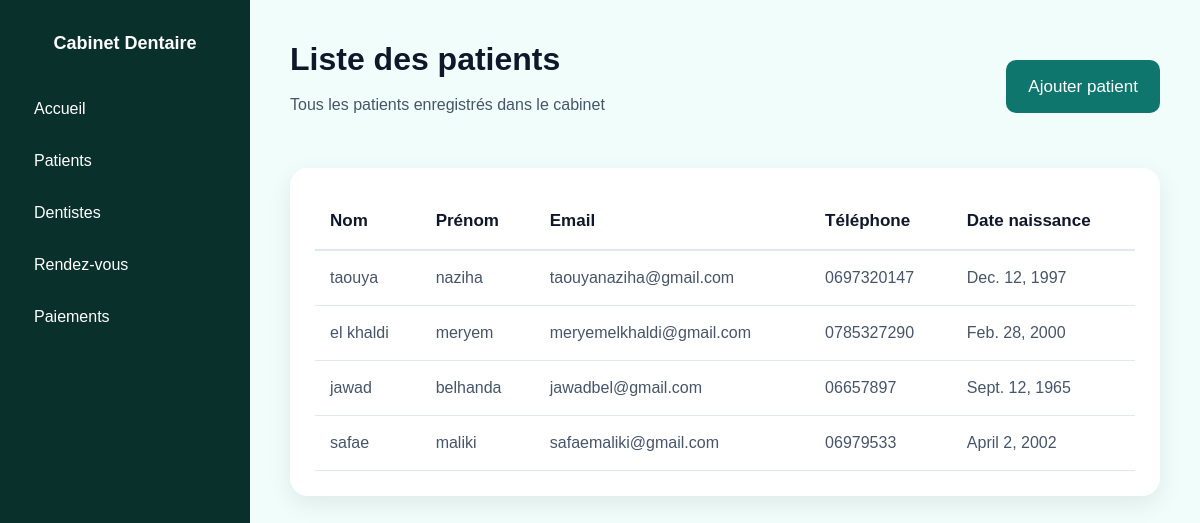
The app's page /patients/ with its own data.
### cabinet/models.py (models this page shows, shortened)
class Patient(models.Model):
    nom = models.CharField(max_length=100)
    prenom = models.CharField(max_length=100)
    telephone = models.CharField(max_length=20)
    email = models.EmailField()
    date_naissance = models.DateField()

### cabinet/views.py (the view)
# urls.py: path('patients/', views.patients_list, name='patients_list'),
def patients_list(request):
    patients = Patient.objects.all()
    return render(request, 'cabinet/patients_list.html', {'patients': patients})

### cabinet/templates/cabinet/patients_List.html
{% extends 'cabinet/base.html' %}
{% block content %}
<div class="page-header">
    <div>
        <h1 class="page-title">Liste des patients</h1>
        <p class="page-subtitle">Tous les patients enregistrés dans le cabinet</p>
    </div>
    <a href="/patients/ajouter/" class="add-btn">Ajouter patient</a>
</div>
<div class="table-card">
    <table class="patient-table">
        <thead>
            <tr>
                <th>Nom</th>
                <th>Prénom</th>
                <th>Email</th>
                <th>Téléphone</th>
                <th>Date naissance</th>
            </tr>
        </thead>
        <tbody>
            {% for p in patients %}
            <tr>
                <td>{{ p.nom }}</td>
                <td>{{ p.prenom }}</td>
                <td>{{ p.email }}</td>
                <td>{{ p.telephone }}</td>
                <td>{{ p.date_naissance }}</td>
            </tr>
            {% empty %}
            <tr>
                <td colspan="5" class="empty-message">
                    Aucun patient enregistré.
                </td>
            </tr>
            {% endfor %}
        </tbody>
    </table>
</div>
{% endblock %}

### cabinet/static/cabinet/css/style.css (style rules this page uses)
* { padding: 0; margin: 0; box-sizing: border-box; }
body { font-family: 'Arial', sans-serif; background-color: #F8FAFC; }
.page-title { font-size: 48px; font-weight: bold; color: #0F172A; margin-bottom: 15px; }
.page-subtitle { font-size: 22px; color: #475569; }
.page-header { display: flex; justify-content: space-between; align-items: center; margin-bottom: 35px; }
.add-btn { background-color: #0F766E; color: white; text-decoration: none; padding: 14px 22px; border-radius: 10px; font-size: 17px; font-weight: 500; }
.table-card { background-color: white; padding: 25px; border-radius: 18px; box-shadow: 0 8px 25px rgba(0, 0, 0, 0.08); }
.patient-table { width: 100%; border-collapse: collapse; }
.patient-table th { text-align: left; color: #0F172A; font-size: 17px; padding: 15px; border-bottom: 2px solid #E2E8F0; }
.patient-table td { padding: 15px; color: #475569; border-bottom: 1px solid #E2E8F0; font-size: 16px; }
.page-title { font-size: 32px !important; }
.page-subtitle { font-size: 16px !important; }

### records on screen
Patient: nom "taouya", prenom "naziha", email "taouyanaziha@gmail.com", telephone "0697320147", date_naissance "Dec. 12, 1997"
Patient: nom "el khaldi", prenom "meryem", email "meryemelkhaldi@gmail.com", telephone "0785327290", date_naissance "Feb. 28, 2000"
Patient: nom "jawad", prenom "belhanda", email "jawadbel@gmail.com", telephone "06657897", date_naissance "Sept. 12, 1965"
Patient: nom "safae", prenom "maliki", email "safaemaliki@gmail.com", telephone "06979533", date_naissance "April 2, 2002"
